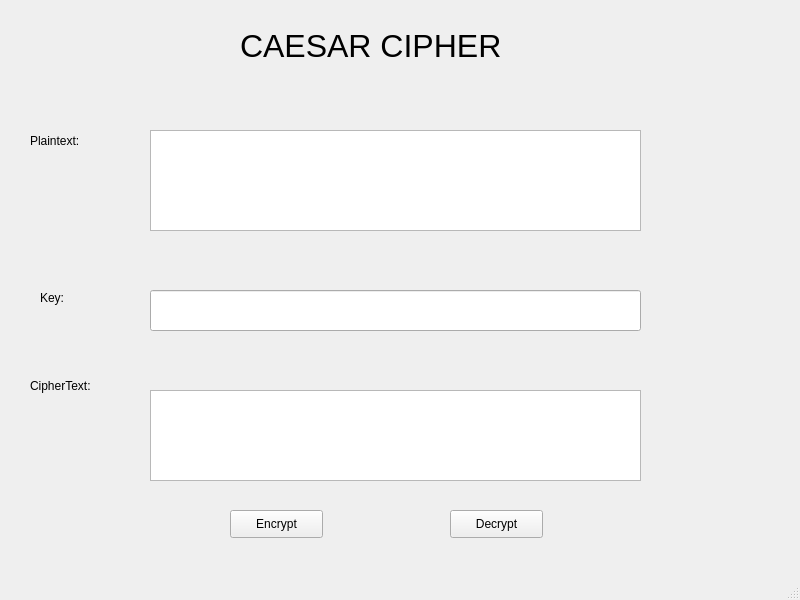
<?xml version="1.0" encoding="UTF-8"?>
<ui version="4.0">
 <class>MainWindow</class>
 <widget class="QMainWindow" name="MainWindow">
  <property name="geometry">
   <rect>
    <x>0</x>
    <y>0</y>
    <width>800</width>
    <height>600</height>
   </rect>
  </property>
  <property name="windowTitle">
   <string>MainWindow</string>
  </property>
  <widget class="QWidget" name="centralwidget">
   <widget class="QLabel" name="label">
    <property name="geometry">
     <rect>
      <x>240</x>
      <y>20</y>
      <width>311</width>
      <height>51</height>
     </rect>
    </property>
    <property name="font">
     <font>
      <pointsize>24</pointsize>
     </font>
    </property>
    <property name="text">
     <string>CAESAR CIPHER</string>
    </property>
   </widget>
   <widget class="QTextEdit" name="txt_plain_text">
    <property name="geometry">
     <rect>
      <x>150</x>
      <y>130</y>
      <width>491</width>
      <height>101</height>
     </rect>
    </property>
   </widget>
   <widget class="QLabel" name="label_2">
    <property name="geometry">
     <rect>
      <x>30</x>
      <y>130</y>
      <width>61</width>
      <height>21</height>
     </rect>
    </property>
    <property name="text">
     <string>Plaintext:</string>
    </property>
   </widget>
   <widget class="QLabel" name="label_3">
    <property name="geometry">
     <rect>
      <x>40</x>
      <y>290</y>
      <width>55</width>
      <height>16</height>
     </rect>
    </property>
    <property name="text">
     <string>Key:</string>
    </property>
   </widget>
   <widget class="QLabel" name="label_4">
    <property name="geometry">
     <rect>
      <x>30</x>
      <y>370</y>
      <width>81</width>
      <height>31</height>
     </rect>
    </property>
    <property name="text">
     <string>CipherText:</string>
    </property>
   </widget>
   <widget class="QTextEdit" name="txt_cipher_text">
    <property name="geometry">
     <rect>
      <x>150</x>
      <y>390</y>
      <width>491</width>
      <height>91</height>
     </rect>
    </property>
   </widget>
   <widget class="QLineEdit" name="txt_key">
    <property name="geometry">
     <rect>
      <x>150</x>
      <y>290</y>
      <width>491</width>
      <height>41</height>
     </rect>
    </property>
   </widget>
   <widget class="QPushButton" name="btn_encrypt">
    <property name="geometry">
     <rect>
      <x>230</x>
      <y>510</y>
      <width>93</width>
      <height>28</height>
     </rect>
    </property>
    <property name="text">
     <string>Encrypt</string>
    </property>
   </widget>
   <widget class="QPushButton" name="btn_decrypt">
    <property name="geometry">
     <rect>
      <x>450</x>
      <y>510</y>
      <width>93</width>
      <height>28</height>
     </rect>
    </property>
    <property name="text">
     <string>Decrypt</string>
    </property>
   </widget>
  </widget>
  <widget class="QMenuBar" name="menubar">
   <property name="geometry">
    <rect>
     <x>0</x>
     <y>0</y>
     <width>800</width>
     <height>26</height>
    </rect>
   </property>
  </widget>
  <widget class="QStatusBar" name="statusbar"/>
 </widget>
 <resources/>
 <connections/>
</ui>
